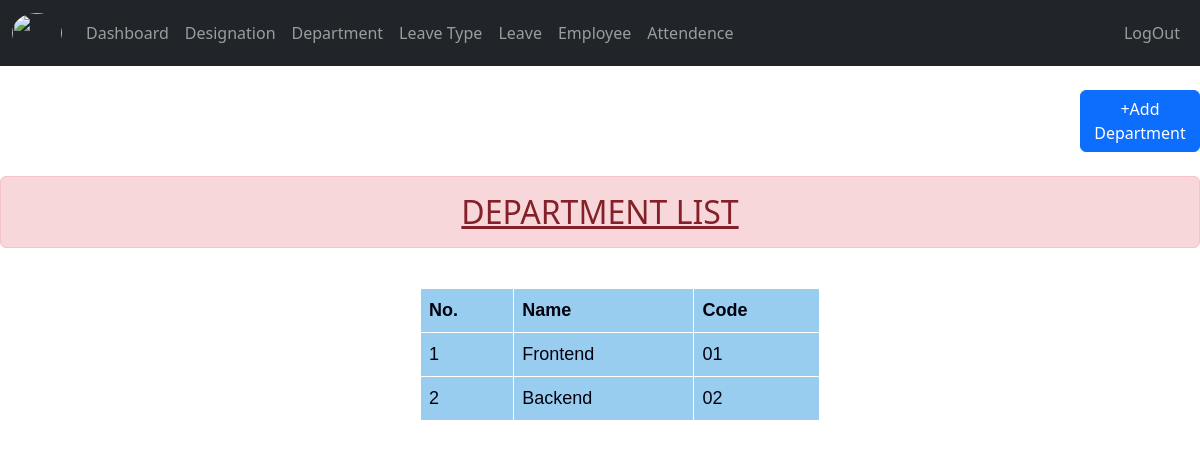
/userdepartment_list/ (signed in), run on the app's committed database.
### employee/models.py (models this page shows, shortened)
class department(models.Model):
    department_name = models.CharField(max_length=100)
    code = models.CharField(max_length=100)

### employee/views.py (the view)
# urls.py: path('userdepartment_list/',views.userdepartment_list,name='userdepartment_list'),
@login_required(login_url='/')
def userdepartment_list(request):
    data = department.objects.all()
    return render(request,"department folder/department_list.html",{'data':data})

### templates/department folder/department_list.html (shortened to what this page needs)
{%extends 'base.html'%}
{%block content%}
<head>
</head>
<body class="list">
<a href="{%url 'employee:userdepartment'%}" class="btn btn-primary" style="margin:0% 0% 0% 90%;">+Add Department</a></br></br>
    <center>
        <h2 class="alert alert-danger"><u>DEPARTMENT LIST</u></h2>
    </center><br>
    <div class="col-sm-4" style="margin-left:35%;">
  <table>
    <tr>
      <th>No.</th>
      <th>Name</th>
      <th>Code</th>
    </tr>
    {%for j in data%}
    <tr>
      <td>{{forloop.counter}}</td>
      <td>{{j.department_name}}</td>
      <td>{{j.code}}</td>
    </tr>
    {% endfor %}
  </table></div>
  <br />
</body>
{%endblock%}

### templates/department folder/department_list.html (style rules this page uses)
table { font-family: arial, sans-serif; border-collapse: collapse; width: 100%; }
td, th { text-align: left; padding: 8px; color: rgb(1, 1, 14); font-size: large; }
.list { background-image: url('/static/image/dark2.webp'); background-repeat: no-repeat; background-attachment: fixed; background-size: cover; }
table, th, td { border: 1px solid white; border-collapse: collapse; }
th, td { background-color: #99cdf0; }

### data on the page
department: department_name "Frontend", code "01"
department: department_name "Backend", code "02"
